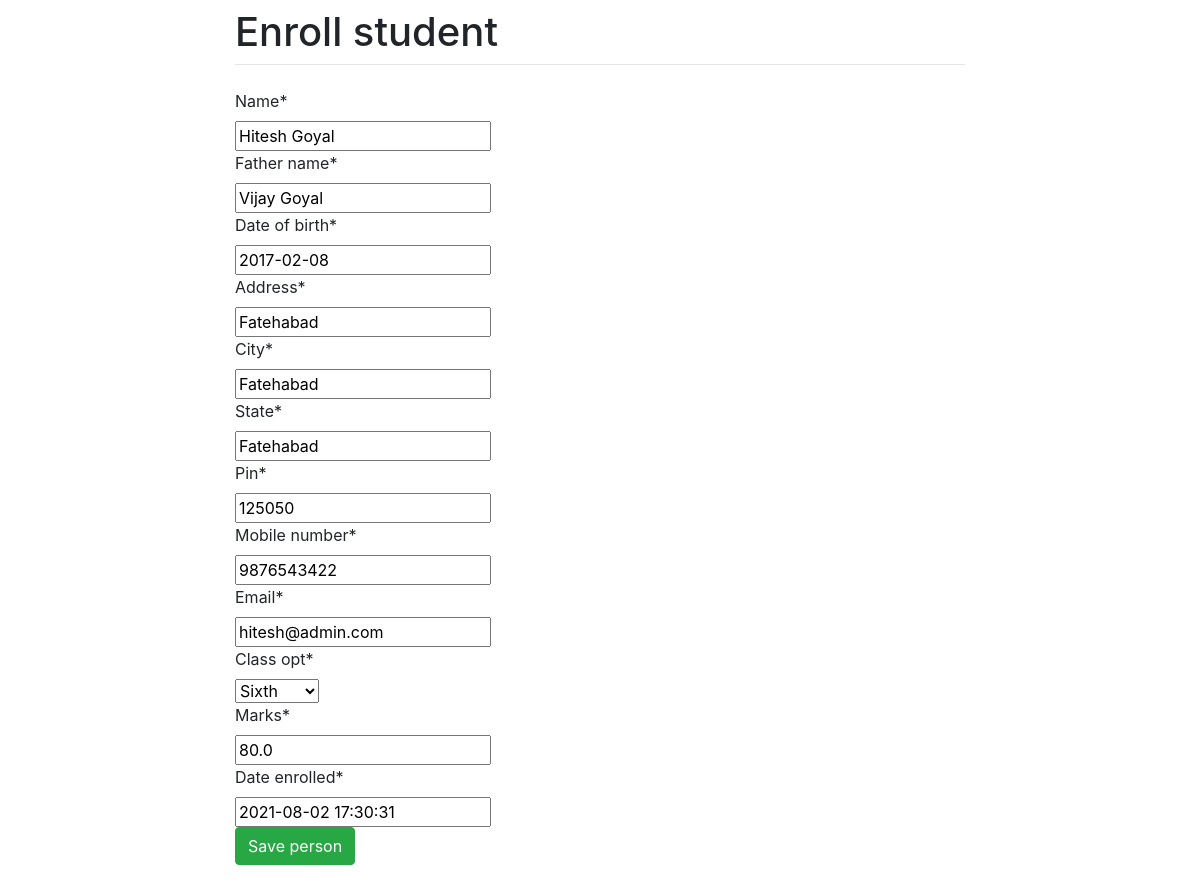
Page /student/1/update on the earlier database version.
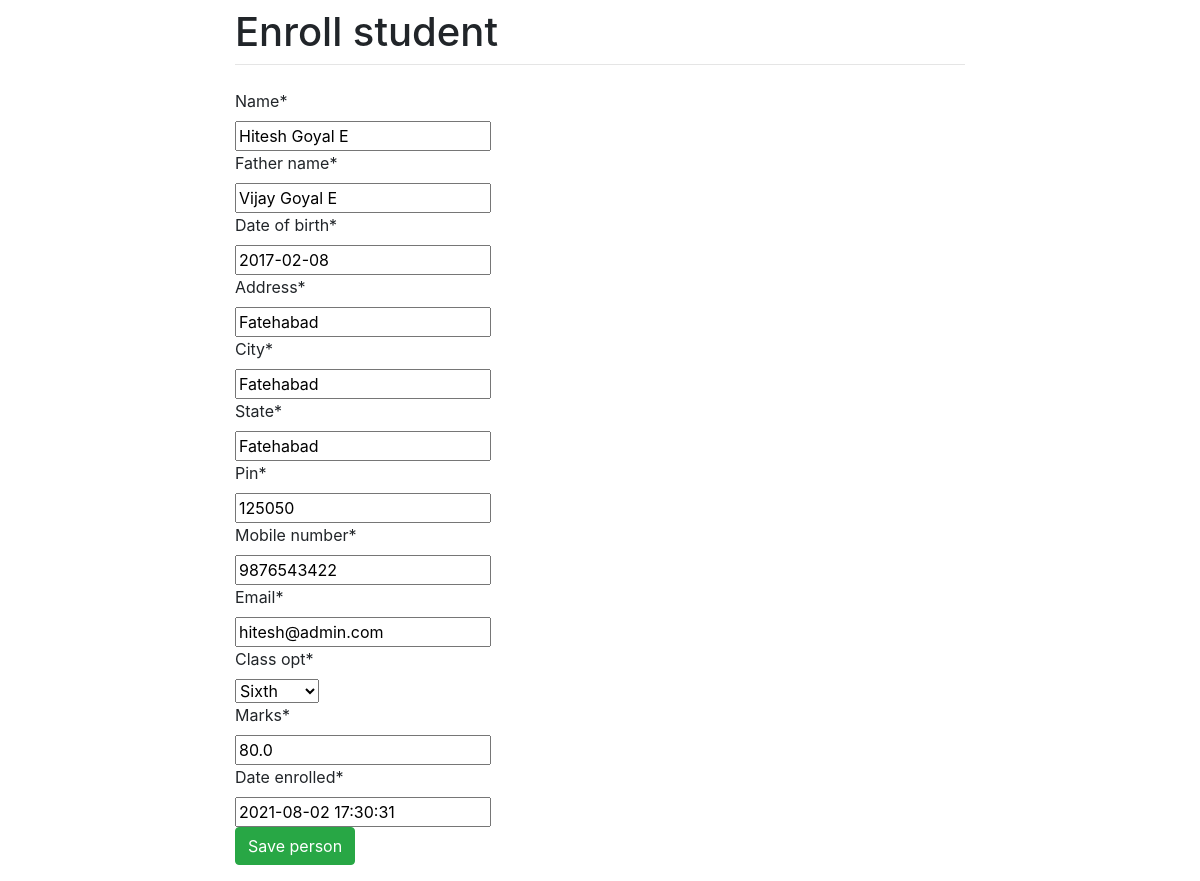
Same page on the later database version.
### admission/models.py (models this page shows)
class Student(models.Model):
    name = models.CharField(max_length=50)
    father_name = models.CharField(max_length=50)
    date_of_birth = models.DateField()
    address = models.CharField(max_length=50)
    city = models.CharField(max_length=50)
    state = models.CharField(max_length=50)
    pin = models.IntegerField()
    mobile_number = models.CharField(unique=True, max_length=50)
    email = models.CharField(unique=True, max_length=50)
    class_opt = models.PositiveSmallIntegerField(choices=class_opted.choices, default=class_opted.FIFTH)
    marks = models.FloatField()
    date_enrolled = models.DateTimeField(default=timezone.now)

### admission/views.py (the view, shortened to what this page needs)
# urls.py: path('<int:pk>/update', views.StudentUpdateView.as_view(), name='update_student'),
class StudentUpdateView(UpdateView):
    model = Student
    form_class = StudentForm
    template_name = 'student_form.html'

### admission/forms.py
class StudentForm(forms.ModelForm):
    class Meta:
        model = Student
        fields = "__all__"
    def __init__(self, *args, **kwargs):
        super().__init__(*args, **kwargs)
        self.helper = FormHelper()
        self.helper.form_method = 'post'
        self.helper.add_input(Submit('submit', 'Save person'))

### admission/templates/student_form.html (shortened to what this page needs)
{% load crispy_forms_tags %}
<html lang="en">
  <head>
    <link rel="stylesheet" href="https://stackpath.bootstrapcdn.com/bootstrap/4.1.3/css/bootstrap.min.css">
  </head>
  <body>
    <div class="container">
      <div class="row justify-content-center">
        <div class="col-8">
          <h1 class="mt-2">Enroll student</h1>
          <hr class="mt-0 mb-4">
{% block content %}
  <form method="post" novalidate>
    {{ form|crispy }}
    <button type="submit" class="btn btn-success">Save person</button>
  </form>
</div>
</div>
</div>
</body>
</html>
{% endblock %}

Differences in the rows shown:
changed Student "Fatehabad": name "Hitesh Goyal" → "Hitesh Goyal E"; father_name "Vijay Goyal" → "Vijay Goyal E"
